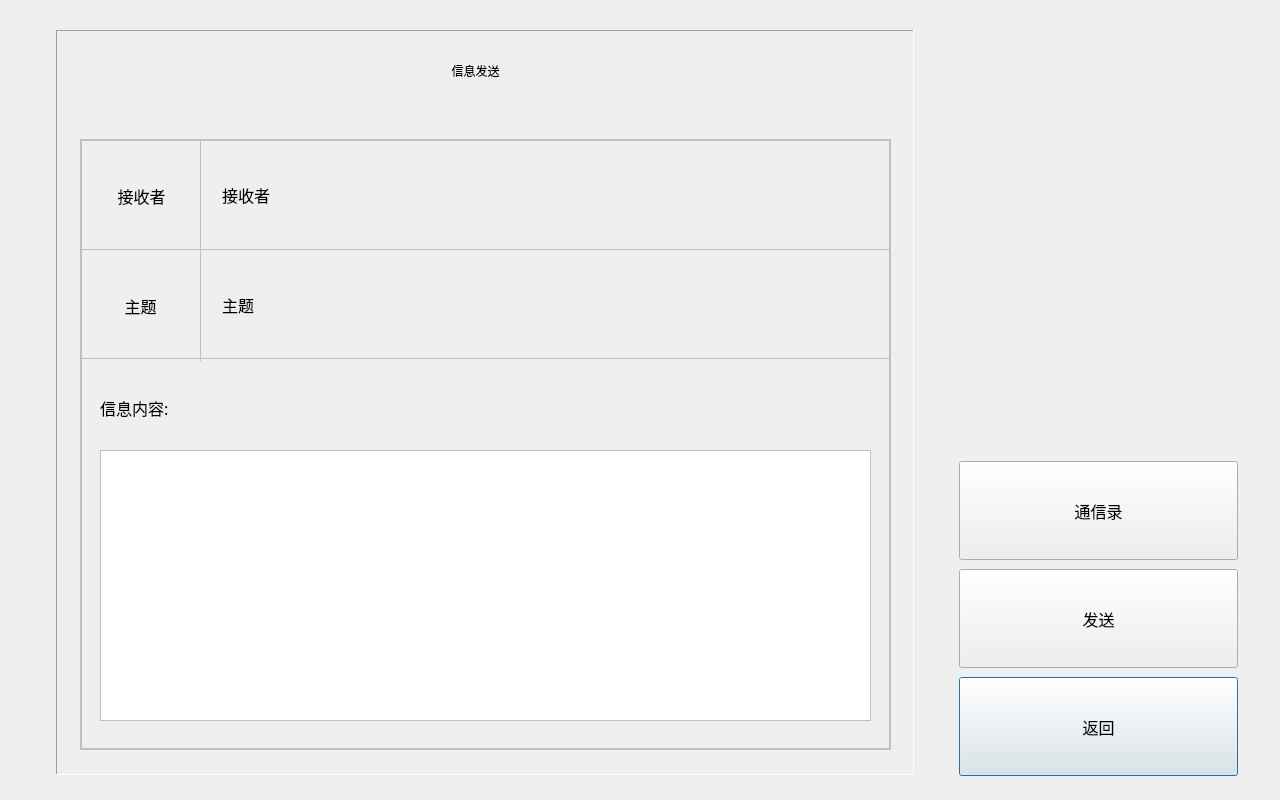
<?xml version="1.0" encoding="UTF-8"?>
<ui version="4.0">
 <class>InfoWriteDialog</class>
 <widget class="QDialog" name="InfoWriteDialog">
  <property name="geometry">
   <rect>
    <x>0</x>
    <y>0</y>
    <width>1280</width>
    <height>800</height>
   </rect>
  </property>
  <property name="windowTitle">
   <string>Dialog</string>
  </property>
  <widget class="CommonPushButton" name="pushButtonInfoWriteReturn">
   <property name="geometry">
    <rect>
     <x>959</x>
     <y>677</y>
     <width>279</width>
     <height>99</height>
    </rect>
   </property>
   <property name="font">
    <font>
     <family>AlArabiya</family>
     <pointsize>12</pointsize>
    </font>
   </property>
   <property name="text">
    <string>返回</string>
   </property>
  </widget>
  <widget class="QLabel" name="labelInfoTitle">
   <property name="geometry">
    <rect>
     <x>80</x>
     <y>250</y>
     <width>121</width>
     <height>111</height>
    </rect>
   </property>
   <property name="font">
    <font>
     <family>AlArabiya</family>
     <pointsize>12</pointsize>
    </font>
   </property>
   <property name="styleSheet">
    <string notr="true">border: 0px;</string>
   </property>
   <property name="text">
    <string>主题</string>
   </property>
   <property name="alignment">
    <set>Qt::AlignCenter</set>
   </property>
  </widget>
  <widget class="CommonPushButton" name="pushButtonInfoWriteSend">
   <property name="geometry">
    <rect>
     <x>959</x>
     <y>569</y>
     <width>279</width>
     <height>99</height>
    </rect>
   </property>
   <property name="font">
    <font>
     <family>AlArabiya</family>
     <pointsize>12</pointsize>
    </font>
   </property>
   <property name="text">
    <string>发送</string>
   </property>
  </widget>
  <widget class="QFrame" name="frameInfoBox">
   <property name="geometry">
    <rect>
     <x>80</x>
     <y>139</y>
     <width>811</width>
     <height>611</height>
    </rect>
   </property>
   <property name="styleSheet">
    <string notr="true">background-color: transparent;
border: 2px solid #C0C0C0;</string>
   </property>
   <property name="frameShape">
    <enum>QFrame::StyledPanel</enum>
   </property>
   <property name="frameShadow">
    <enum>QFrame::Raised</enum>
   </property>
  </widget>
  <widget class="QLabel" name="labelInfoReceiver">
   <property name="geometry">
    <rect>
     <x>81</x>
     <y>140</y>
     <width>121</width>
     <height>111</height>
    </rect>
   </property>
   <property name="font">
    <font>
     <family>AlArabiya</family>
     <pointsize>12</pointsize>
    </font>
   </property>
   <property name="styleSheet">
    <string notr="true">border: 0px;</string>
   </property>
   <property name="frameShape">
    <enum>QFrame::NoFrame</enum>
   </property>
   <property name="frameShadow">
    <enum>QFrame::Sunken</enum>
   </property>
   <property name="text">
    <string>接收者</string>
   </property>
   <property name="alignment">
    <set>Qt::AlignCenter</set>
   </property>
  </widget>
  <widget class="Line" name="line_2">
   <property name="geometry">
    <rect>
     <x>80</x>
     <y>241</y>
     <width>811</width>
     <height>16</height>
    </rect>
   </property>
   <property name="styleSheet">
    <string notr="true">color: #C0C0C0;</string>
   </property>
   <property name="frameShadow">
    <enum>QFrame::Plain</enum>
   </property>
   <property name="orientation">
    <enum>Qt::Horizontal</enum>
   </property>
  </widget>
  <widget class="Line" name="line_3">
   <property name="geometry">
    <rect>
     <x>80</x>
     <y>350</y>
     <width>811</width>
     <height>16</height>
    </rect>
   </property>
   <property name="styleSheet">
    <string notr="true">color: #C0C0C0;</string>
   </property>
   <property name="frameShadow">
    <enum>QFrame::Plain</enum>
   </property>
   <property name="orientation">
    <enum>Qt::Horizontal</enum>
   </property>
  </widget>
  <widget class="Line" name="line">
   <property name="geometry">
    <rect>
     <x>190</x>
     <y>140</y>
     <width>20</width>
     <height>221</height>
    </rect>
   </property>
   <property name="styleSheet">
    <string notr="true">color: #C0C0C0;</string>
   </property>
   <property name="frameShadow">
    <enum>QFrame::Plain</enum>
   </property>
   <property name="orientation">
    <enum>Qt::Vertical</enum>
   </property>
  </widget>
  <widget class="QLabel" name="labelInfoBody">
   <property name="geometry">
    <rect>
     <x>100</x>
     <y>370</y>
     <width>321</width>
     <height>75</height>
    </rect>
   </property>
   <property name="font">
    <font>
     <family>AlArabiya</family>
     <pointsize>12</pointsize>
    </font>
   </property>
   <property name="styleSheet">
    <string notr="true">border: 0px;</string>
   </property>
   <property name="frameShape">
    <enum>QFrame::NoFrame</enum>
   </property>
   <property name="frameShadow">
    <enum>QFrame::Sunken</enum>
   </property>
   <property name="text">
    <string>信息内容:</string>
   </property>
   <property name="alignment">
    <set>Qt::AlignLeading|Qt::AlignLeft|Qt::AlignVCenter</set>
   </property>
  </widget>
  <widget class="CommonPushButton" name="pushButtonInfoWriteAddress">
   <property name="geometry">
    <rect>
     <x>959</x>
     <y>461</y>
     <width>279</width>
     <height>99</height>
    </rect>
   </property>
   <property name="font">
    <font>
     <family>AlArabiya</family>
     <pointsize>12</pointsize>
    </font>
   </property>
   <property name="text">
    <string>通信录</string>
   </property>
  </widget>
  <widget class="MyTextEdit" name="textEditInfoBody">
   <property name="geometry">
    <rect>
     <x>100</x>
     <y>450</y>
     <width>771</width>
     <height>271</height>
    </rect>
   </property>
   <property name="font">
    <font>
     <family>AlArabiya</family>
     <pointsize>12</pointsize>
    </font>
   </property>
   <property name="focusPolicy">
    <enum>Qt::NoFocus</enum>
   </property>
   <property name="styleSheet">
    <string notr="true">border: 1px solid #C0C0C0;</string>
   </property>
   <property name="readOnly">
    <bool>false</bool>
   </property>
  </widget>
  <widget class="QLabel" name="label_title">
   <property name="geometry">
    <rect>
     <x>220</x>
     <y>40</y>
     <width>511</width>
     <height>61</height>
    </rect>
   </property>
   <property name="font">
    <font>
     <family>,white</family>
     <weight>50</weight>
     <italic>false</italic>
     <bold>false</bold>
    </font>
   </property>
   <property name="text">
    <string>信息发送</string>
   </property>
   <property name="alignment">
    <set>Qt::AlignCenter</set>
   </property>
  </widget>
  <widget class="MyLineEdit" name="lineEditInfoTitle">
   <property name="geometry">
    <rect>
     <x>220</x>
     <y>250</y>
     <width>671</width>
     <height>111</height>
    </rect>
   </property>
   <property name="font">
    <font>
     <family>AlArabiya</family>
     <pointsize>12</pointsize>
    </font>
   </property>
   <property name="focusPolicy">
    <enum>Qt::NoFocus</enum>
   </property>
   <property name="styleSheet">
    <string notr="true">border: 0px;
background-color: transparent;</string>
   </property>
   <property name="text">
    <string>主题</string>
   </property>
   <property name="alignment">
    <set>Qt::AlignLeading|Qt::AlignLeft|Qt::AlignVCenter</set>
   </property>
   <property name="readOnly">
    <bool>false</bool>
   </property>
  </widget>
  <widget class="MyLineEdit" name="lineEditReceiverName">
   <property name="geometry">
    <rect>
     <x>220</x>
     <y>140</y>
     <width>671</width>
     <height>111</height>
    </rect>
   </property>
   <property name="font">
    <font>
     <family>AlArabiya</family>
     <pointsize>12</pointsize>
    </font>
   </property>
   <property name="focusPolicy">
    <enum>Qt::NoFocus</enum>
   </property>
   <property name="styleSheet">
    <string notr="true">border: 0px;
background-color: transparent;
</string>
   </property>
   <property name="text">
    <string>接收者</string>
   </property>
   <property name="alignment">
    <set>Qt::AlignLeading|Qt::AlignLeft|Qt::AlignVCenter</set>
   </property>
   <property name="readOnly">
    <bool>false</bool>
   </property>
  </widget>
  <widget class="QFrame" name="framePanel">
   <property name="geometry">
    <rect>
     <x>56</x>
     <y>30</y>
     <width>858</width>
     <height>745</height>
    </rect>
   </property>
   <property name="frameShape">
    <enum>QFrame::Panel</enum>
   </property>
   <property name="frameShadow">
    <enum>QFrame::Sunken</enum>
   </property>
  </widget>
  <zorder>frameInfoBox</zorder>
  <zorder>pushButtonInfoWriteReturn</zorder>
  <zorder>labelInfoTitle</zorder>
  <zorder>pushButtonInfoWriteSend</zorder>
  <zorder>labelInfoReceiver</zorder>
  <zorder>line_2</zorder>
  <zorder>line_3</zorder>
  <zorder>line</zorder>
  <zorder>labelInfoBody</zorder>
  <zorder>pushButtonInfoWriteAddress</zorder>
  <zorder>textEditInfoBody</zorder>
  <zorder>label_title</zorder>
  <zorder>lineEditInfoTitle</zorder>
  <zorder>lineEditReceiverName</zorder>
  <zorder>framePanel</zorder>
 </widget>
 <customwidgets>
  <customwidget>
   <class>CommonPushButton</class>
   <extends>QPushButton</extends>
   <header>commonpushbutton.h</header>
  </customwidget>
  <customwidget>
   <class>MyLineEdit</class>
   <extends>QLineEdit</extends>
   <header>mylineedit.h</header>
  </customwidget>
  <customwidget>
   <class>MyTextEdit</class>
   <extends>QTextEdit</extends>
   <header>mytextedit.h</header>
  </customwidget>
 </customwidgets>
 <tabstops>
  <tabstop>pushButtonInfoWriteSend</tabstop>
  <tabstop>pushButtonInfoWriteReturn</tabstop>
 </tabstops>
 <resources/>
 <connections/>
</ui>
